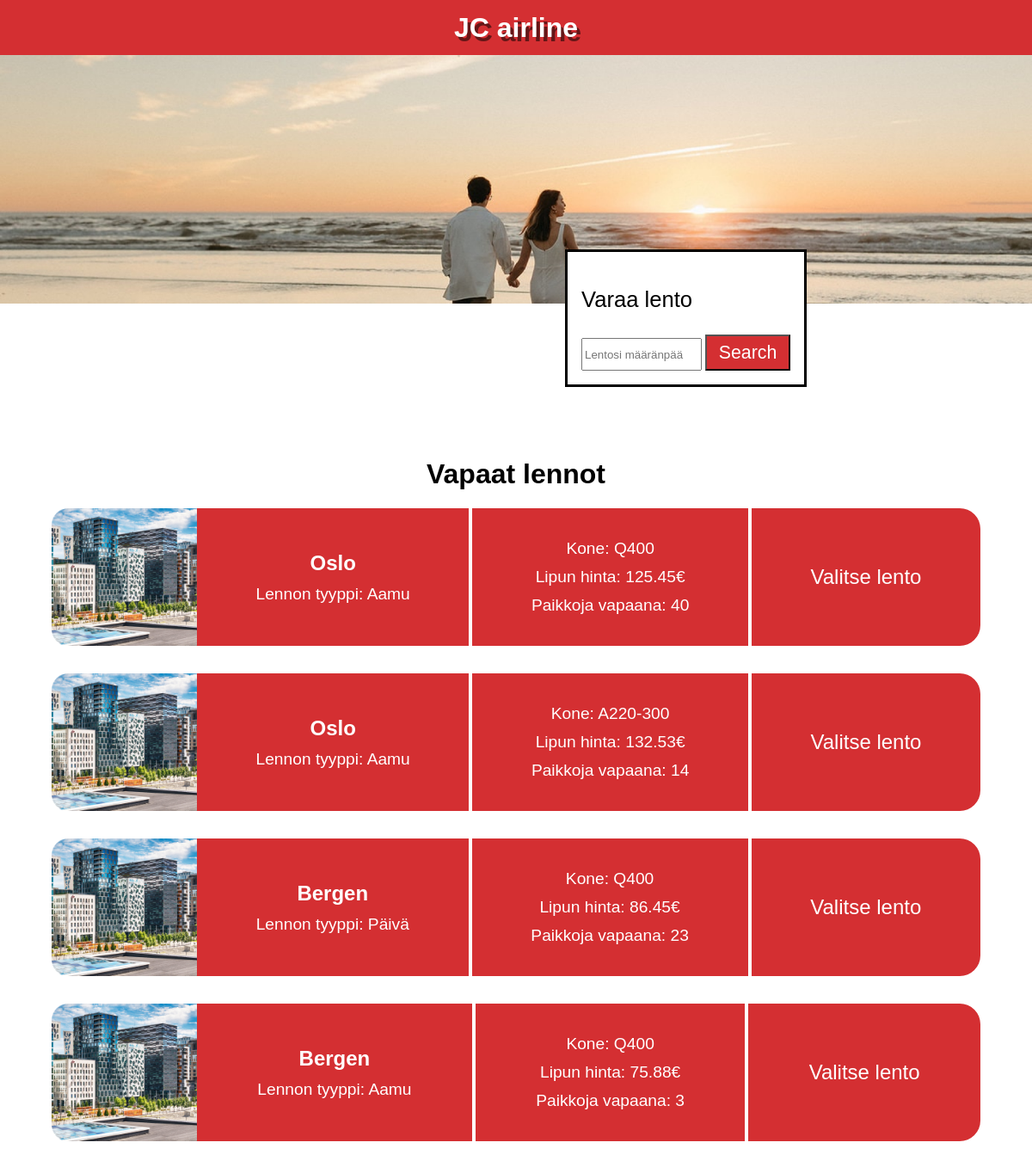
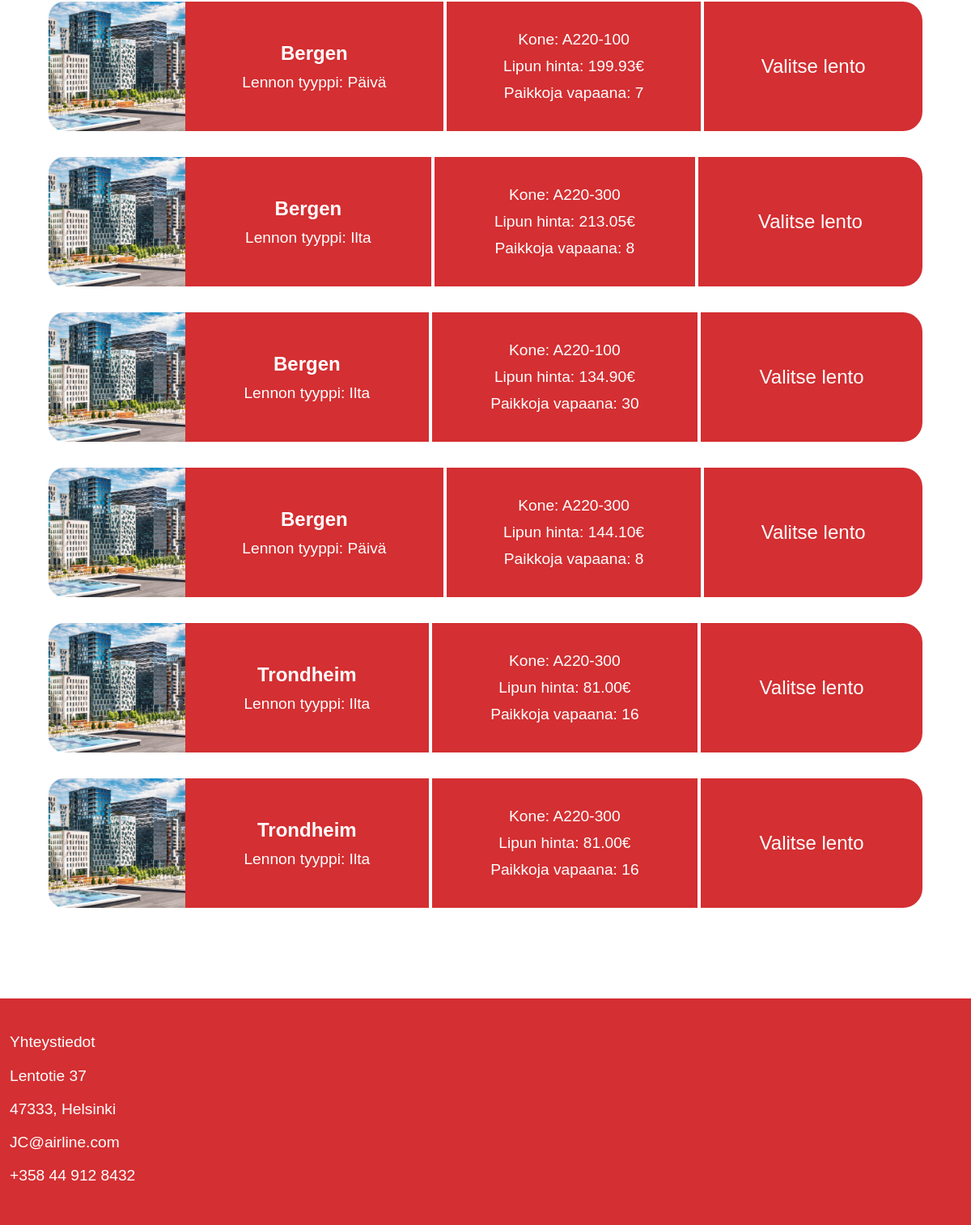
/second_page.php?destination=Norja, run on the app's committed database (2 pictures, top to bottom).
### tables this page shows
CREATE TABLE `lennot` (
  `LentoID` int(11) NOT NULL,
  `Kohdemaa` varchar(255) NOT NULL,
  `Kaupunki` varchar(255) NOT NULL,
  `Aika` varchar(255) NOT NULL,
  `Kone` varchar(20) NOT NULL,
  `LipunHinta` decimal(10,2) NOT NULL,
  `VapaatPaikat` int(11) NOT NULL
);

### second_page.php (the view, shortened to what this page needs)
<?php
$servername = "127.0.0.1";
$username = "root";
$password = "";
$dbname = "jcairline_db";
$port = 3307;
$conn = new mysqli($servername, $username, $password, $dbname, $port);
$destination = isset($_GET['destination']) ? $conn->real_escape_string($_GET['destination']) : '';
$sql = "
    SELECT *
    FROM lennot
    WHERE Kohdemaa LIKE '%$destination%' OR Kaupunki LIKE '%$destination%'
";
$result = $conn->query($sql);
?>
<!DOCTYPE html>
<html lang="en">
<head>
    <link rel="stylesheet" href="../sivusto/styles/lennot.css">
</head>
<body>
    <header>
        <div class="redBox">
        <a href="index.php" class="jcairlineText" style="text-decoration: none;">
            JC airline
        </a>
        </div>
        <img class="bannerImg" src="../sivusto/img/image 3.png" alt="">
    </header>
    <div class="searchBox">
        <p>Varaa lento</p>
        <form action="second_page.php" method="GET">
            <div class="search">
                <input placeholder="Lentosi määränpää" type="text" name="destination" required>
                <button type="submit">
                    <p>Search</p>
                </button>
            </div>
        </form>
    </div>
    <div class="container">
    <h1>Vapaat lennot</h1>
    <?php if ($result && $result->num_rows > 0): ?>
        <?php while ($row = $result->fetch_assoc()): ?>
            <?php
                $country = strtolower(trim($row['Kohdemaa']));
                $imageFile = "./img/default.png";
                if ($country === 'ruotsi') {
                    $imageFile = "./img/ruotsi.png";
                } elseif ($country === 'islanti') {
                    $imageFile = "./img/islanti.png";
                } elseif ($country === 'norja') {
                    $imageFile = "./img/norja.png";
                } elseif ($country === 'suomi') {
                    $imageFile = "./img/suomi.png";
                } elseif ($country === 'tanska') {
                    $imageFile = "./img/tanska.png";
                }
            ?>
            <div class="redCanvas">
                <img src="<?php echo $imageFile; ?>" alt="<?php echo htmlspecialchars($row['Kohdemaa']); ?>">
                <div>
                    <h2><?php echo htmlspecialchars($row['Kaupunki']); ?></h2>
                    <p>Lennon tyyppi: <?php echo htmlspecialchars($row['Aika']); ?></p>
                </div>
                <hr>
                <div>
                    <p>Kone: <?php echo htmlspecialchars($row['Kone']); ?></p>
                    <p>Lipun hinta: <?php echo htmlspecialchars(number_format($row['LipunHinta'], 2)); ?>€</p>
                    <p>Paikkoja vapaana: <?php echo htmlspecialchars($row['VapaatPaikat']); ?></p>
                </div>
                <hr>
                <div>
                    <a href="third_page.php?LentoID=<?php echo $row['LentoID']; ?>" style="text-decoration: none; color: inherit;">
                        <p style="font-size: 1.5rem; color: white; text-align: center;">Valitse lento</p>
                    </a>
                </div>
            </div>
        <?php endwhile; ?>
    <?php else: ?>
        <p>Lentoja ei löytynyt kohteeseen "<?php echo htmlspecialchars($destination); ?>"</p>
    <?php endif; ?>
</div>
    <footer>
        <div class="footerParagraphs">
            <p>Yhteystiedot</p>
            <p>Lentotie 37</p>
            <p>47333, Helsinki</p>
            <p>JC@airline.com</p>
            <p>+358 44 912 8432</p>
        </div>
    </footer>
</body>
</html>

### styles/lennot.css (style rules this page uses)
html, body { margin: 0; padding: 0; }
body { font-family: "Readex Pro", sans-serif; font-optical-sizing: auto; font-style: normal; overflow-x: hidden; }
a { color: white; }
footer { background-color: #D42F32; width: 100vw; height: 35vh; margin-top: 10vh; }
.redBox { width: 100vw; height: 8vh; background-color: #D42F32; align-content: center; text-align: center; }
.bannerImg { width: 100vw; }
.jcairlineText { margin: 0; padding: 0; font-weight: 700; font-size: 2em; color: white; text-shadow: 4px 5px #00000086; }
.footerParagraphs { padding-top: 3vh; }
.footerParagraphs p { color: white; font-size: 1.2em; margin-left: 1vw; }
.searchBox { background-color: white; position: relative; top: -4rem; left: 55vw; width: max-content; padding: 1em; border: #00000086; outline: solid; }
.searchBox p { font-size: 1.6em; }
.search { height: max-content; }
.search p { margin: 0; }
.search input { height: 4vh; width: 11vw; }
button { padding: 0.5em 1em; text-align: center; background-color: #D42F32; }
button p { padding: 0; margin: 0; color: white; }
.container { display: grid; place-items: center; }
.redCanvas { background-color: #D42F32; width: 50vw; height: 20vh; display: flex; align-items: center; border-radius: 24px; margin-bottom: 2rem; }
.redCanvas p { color: white; font-weight: 500; font-size: 1.2rem; margin: 0.7rem; }
.redCanvas img { height: 20vh; }
.redCanvas div { flex-grow: 1; place-items: center; text-align: left; }
hr { border: 2px solid #fff; height: 100%; }
h2 { font-size: 1.5rem; color: white; margin: 0.7rem; }
@media screen and (max-width: 1250px) { .redCanvas { width: 90vw; } }

### data on the page
lennot: Kaupunki "Oslo", Aika "Aamu", Kone "Q400", LipunHinta "125.45", VapaatPaikat "40"
lennot: Kaupunki "Oslo", Aika "Aamu", Kone "A220-300", LipunHinta "132.53", VapaatPaikat "14"
lennot: Kaupunki "Bergen", Aika "Päivä", Kone "Q400", LipunHinta "86.45", VapaatPaikat "23"
lennot: Kaupunki "Bergen", Aika "Aamu", Kone "Q400", LipunHinta "75.88", VapaatPaikat "3"
lennot: Kaupunki "Bergen", Aika "Päivä", Kone "A220-100", LipunHinta "199.93", VapaatPaikat "7"
lennot: Kaupunki "Bergen", Aika "Ilta", Kone "A220-300", LipunHinta "213.05", VapaatPaikat "8"
lennot: Kaupunki "Bergen", Aika "Ilta", Kone "A220-100", LipunHinta "134.90", VapaatPaikat "30"
lennot: Kaupunki "Bergen", Aika "Päivä", Kone "A220-300", LipunHinta "144.10", VapaatPaikat "8"
lennot: Kaupunki "Trondheim", Aika "Ilta", Kone "A220-300", LipunHinta "81.00", VapaatPaikat "16"
lennot: Kaupunki "Trondheim", Aika "Ilta", Kone "A220-300", LipunHinta "81.00", VapaatPaikat "16"
